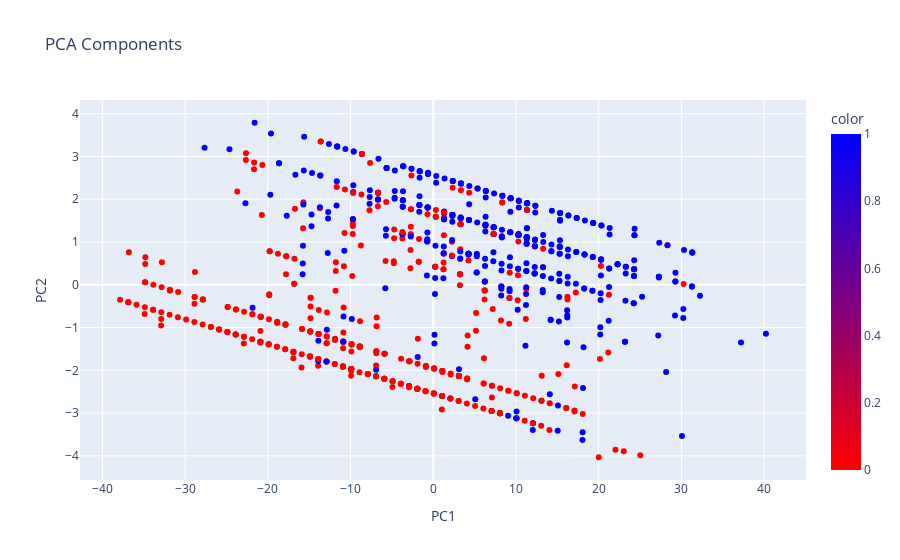

The notebook cell saved with this chart:
### Code cell
# 4.2
import plotly.express as px
from sklearn.decomposition import PCA


df.dropna(inplace=True)
X = df[['BA', 'Shape', 'Margin', 'Density', 'Age']]

pca = PCA(n_components=2)
components = pca.fit_transform(X)

print(components)
fig = px.scatter(components, x=0, y=1, color=df['Severity'], color_continuous_scale=px.colors.sequential.Bluered_r, title="PCA Components")
fig.update_layout(xaxis_title="PC1", yaxis_title="PC2")
fig.show()

### Figure 1 — Plotly figure (JSON) as saved in the notebook; plotly's stock layout.template omitted (floating-point values rounded to 4 significant figures; data arrays with more than 128 entries replaced by an {"elided": "..."} marker saying what was removed)
{"data": [{"hovertemplate": "0=%{x}<br>1=%{y}<br>color=%{marker.color}<extra></extra>", "legendgroup": "", "marker": {"color": {"elided": "830 int values"}, "coloraxis": "coloraxis", "symbol": "circle"}, "mode": "markers", "name": "", "orientation": "v", "showlegend": false, "type": "scatter", "x": {"elided": "830 float values"}, "xaxis": "x", "y": {"elided": "830 float values"}, "yaxis": "y"}], "layout": {"coloraxis": {"colorbar": {"title": {"text": "color"}}, "colorscale": [[0, "rgb(255,0,0)"], [1, "rgb(0,0,255)"]]}, "legend": {"tracegroupgap": 0}, "title": {"text": "PCA Components"}, "xaxis": {"anchor": "y", "domain": [0, 1], "title": {"text": "PC1"}}, "yaxis": {"anchor": "x", "domain": [0, 1], "title": {"text": "PC2"}}}}
